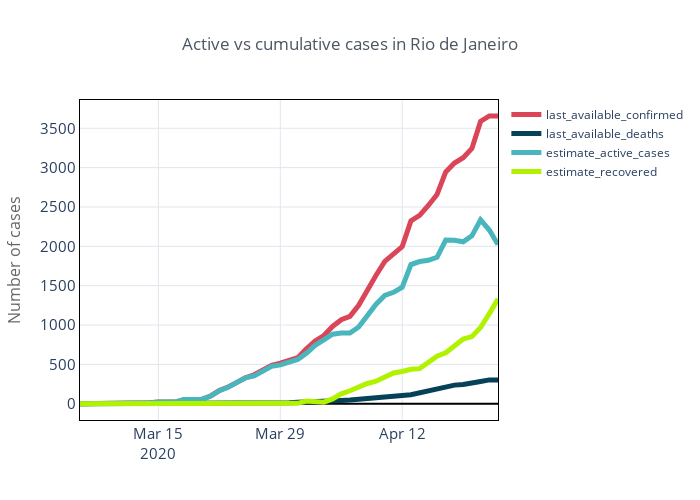

Notebook code for this chart:
### Code cell
df_city.sort_values(by='date').set_index('date')[['last_available_confirmed', 
                                                  'last_available_deaths', 
                                                  'estimate_active_cases', 
                                                  'estimate_recovered']].iplot(
    title='Active vs cumulative cases in {}'.format(city),
    yTitle='Number of cases',
    colorscale='my_colors',
    theme='custom', width=5
)

### Figure 1 — Plotly figure (JSON) as saved in the notebook; plotly's stock layout.template omitted (floating-point values rounded to 4 significant figures)
{"data": [{"line": {"color": "rgba(218, 70, 87, 1.0)", "dash": "solid", "shape": "linear", "width": 5}, "mode": "lines", "name": "last_available_confirmed", "text": "", "type": "scatter", "x": ["2020-03-06", "2020-03-07", "2020-03-08", "2020-03-09", "2020-03-10", "2020-03-11", "2020-03-12", "2020-03-13", "2020-03-14", "2020-03-15", "2020-03-16", "2020-03-17", "2020-03-18", "2020-03-19", "2020-03-20", "2020-03-21", "2020-03-22", "2020-03-23", "2020-03-24", "2020-03-25", "2020-03-26", "2020-03-27", "2020-03-28", "2020-03-29", "2020-03-30", "2020-03-31", "2020-04-01", "2020-04-02", "2020-04-03", "2020-04-04", "2020-04-05", "2020-04-06", "2020-04-07", "2020-04-08", "2020-04-09", "2020-04-10", "2020-04-11", "2020-04-12", "2020-04-13", "2020-04-14", "2020-04-15", "2020-04-16", "2020-04-17", "2020-04-18", "2020-04-19", "2020-04-20", "2020-04-21", "2020-04-22", "2020-04-23"], "y": [1, 1, 2, 2, 2, 2, 13, 13, 13, 22, 23, 23, 55, 56, 56, 99, 168, 212, 276, 331, 368, 431, 489, 516, 553, 586, 697, 798, 867, 982, 1068, 1110, 1251, 1449, 1633, 1808, 1905, 1996, 2322, 2393, 2519, 2659, 2946, 3059, 3126, 3243, 3587, 3656, 3656]}, {"line": {"color": "rgba(5, 66, 87, 1.0)", "dash": "solid", "shape": "linear", "width": 5}, "mode": "lines", "name": "last_available_deaths", "text": "", "type": "scatter", "x": ["2020-03-06", "2020-03-07", "2020-03-08", "2020-03-09", "2020-03-10", "2020-03-11", "2020-03-12", "2020-03-13", "2020-03-14", "2020-03-15", "2020-03-16", "2020-03-17", "2020-03-18", "2020-03-19", "2020-03-20", "2020-03-21", "2020-03-22", "2020-03-23", "2020-03-24", "2020-03-25", "2020-03-26", "2020-03-27", "2020-03-28", "2020-03-29", "2020-03-30", "2020-03-31", "2020-04-01", "2020-04-02", "2020-04-03", "2020-04-04", "2020-04-05", "2020-04-06", "2020-04-07", "2020-04-08", "2020-04-09", "2020-04-10", "2020-04-11", "2020-04-12", "2020-04-13", "2020-04-14", "2020-04-15", "2020-04-16", "2020-04-17", "2020-04-18", "2020-04-19", "2020-04-20", "2020-04-21", "2020-04-22", "2020-04-23"], "y": [0, 0, 0, 0, 0, 0, 0, 0, 0, 0, 0, 0, 0, 0, 0, 0, 0, 1, 3, 5, 6, 6, 9, 13, 13, 18, 20, 31, 36, 38, 42, 47, 59, 73, 82, 92, 98, 106, 115, 140, 167, 195, 219, 237, 245, 257, 283, 303, 303]}, {"line": {"color": "rgba(73, 181, 189, 1.0)", "dash": "solid", "shape": "linear", "width": 5}, "mode": "lines", "name": "estimate_active_cases", "text": "", "type": "scatter", "x": ["2020-03-06", "2020-03-07", "2020-03-08", "2020-03-09", "2020-03-10", "2020-03-11", "2020-03-12", "2020-03-13", "2020-03-14", "2020-03-15", "2020-03-16", "2020-03-17", "2020-03-18", "2020-03-19", "2020-03-20", "2020-03-21", "2020-03-22", "2020-03-23", "2020-03-24", "2020-03-25", "2020-03-26", "2020-03-27", "2020-03-28", "2020-03-29", "2020-03-30", "2020-03-31", "2020-04-01", "2020-04-02", "2020-04-03", "2020-04-04", "2020-04-05", "2020-04-06", "2020-04-07", "2020-04-08", "2020-04-09", "2020-04-10", "2020-04-11", "2020-04-12", "2020-04-13", "2020-04-14", "2020-04-15", "2020-04-16", "2020-04-17", "2020-04-18", "2020-04-19", "2020-04-20", "2020-04-21", "2020-04-22", "2020-04-23"], "y": [1, 1, 2, 2, 2, 2, 13, 13, 13, 22, 23, 23, 55, 56, 55, 98, 166, 210, 274, 329, 355, 418, 476, 494, 530, 563, 642, 742, 811, 883, 900, 898, 975, 1118, 1265, 1377, 1416, 1480, 1769, 1807, 1822, 1861, 2079, 2077, 2058, 2133, 2336, 2207, 2023]}, {"line": {"color": "rgba(177, 242, 0, 1.0)", "dash": "solid", "shape": "linear", "width": 5}, "mode": "lines", "name": "estimate_recovered", "text": "", "type": "scatter", "x": ["2020-03-06", "2020-03-07", "2020-03-08", "2020-03-09", "2020-03-10", "2020-03-11", "2020-03-12", "2020-03-13", "2020-03-14", "2020-03-15", "2020-03-16", "2020-03-17", "2020-03-18", "2020-03-19", "2020-03-20", "2020-03-21", "2020-03-22", "2020-03-23", "2020-03-24", "2020-03-25", "2020-03-26", "2020-03-27", "2020-03-28", "2020-03-29", "2020-03-30", "2020-03-31", "2020-04-01", "2020-04-02", "2020-04-03", "2020-04-04", "2020-04-05", "2020-04-06", "2020-04-07", "2020-04-08", "2020-04-09", "2020-04-10", "2020-04-11", "2020-04-12", "2020-04-13", "2020-04-14", "2020-04-15", "2020-04-16", "2020-04-17", "2020-04-18", "2020-04-19", "2020-04-20", "2020-04-21", "2020-04-22", "2020-04-23"], "y": [0, 0, 0, 0, 0, 0, 0, 0, 0, 0, 0, 0, 0, 0, 1, 1, 2, 1, -1, -3, 7, 7, 4, 9, 10, 5, 35, 25, 20, 61, 126, 165, 217, 258, 286, 339, 391, 410, 438, 446, 530, 603, 648, 745, 823, 853, 968, 1146, 1330]}], "layout": {"height": 500, "legend": {"bgcolor": "#FFFFFF", "bordercolor": "#444444", "borderwidth": 0, "font": {"size": 12}, "itemclick": "toggle", "itemdoubleclick": "toggleothers", "itemsizing": "trace", "traceorder": "normal"}, "paper_bgcolor": "#FFFFFF", "plot_bgcolor": "#FFFFFF", "title": {"font": {"color": "#4D5663", "size": 17}, "text": "Active vs cumulative cases in Rio de Janeiro", "x": 0.5}, "width": 700, "xaxis": {"automargin": true, "gridcolor": "#E1E5ED", "linecolor": "#000000", "mirror": "ticks", "showline": true, "tickfont": {"size": 15}, "title": {"font": {"color": "#666666", "size": 16}, "text": ""}, "zerolinecolor": "#000000", "zerolinewidth": 2}, "yaxis": {"automargin": true, "gridcolor": "#E1E5ED", "linecolor": "#000000", "mirror": "ticks", "showline": true, "tickfont": {"size": 15}, "title": {"font": {"color": "#666666", "size": 16}, "text": "Number of cases"}, "zerolinecolor": "#000000", "zerolinewidth": 2}}}
